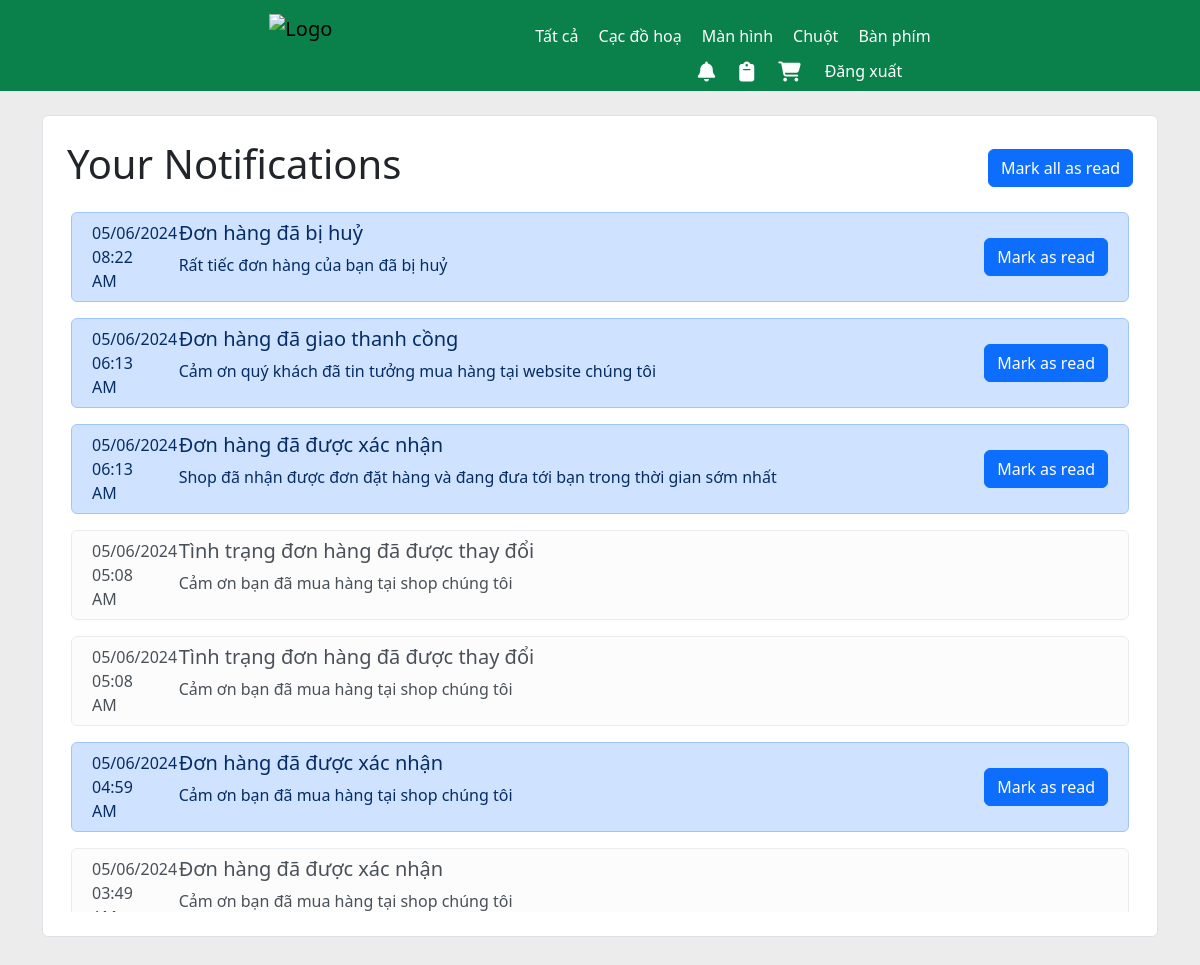
The app's page /CusPages/pages/notifications.php (signed in) with its own data.
### tables this page shows
CREATE TABLE `notifications` (
  `id` int(11) NOT NULL,
  `user_id` int(11) NOT NULL,
  `title` text NOT NULL,
  `msg` text NOT NULL,
  `read_status` tinyint(1) NOT NULL DEFAULT 0,
  `created_at` timestamp NOT NULL DEFAULT current_timestamp()
);

### CusPages/script/function.php (called while the page is built, shortened)
<?php
    include '../components/db.php';
    function getNotificationsByUserId($userId) {
        global $link;
        $sql = "SELECT * FROM notifications WHERE user_id = $userId";
        $result = mysqli_query($link, $sql);
        $notifications = [];
        while ($row = mysqli_fetch_assoc($result)) {
            $notifications[] = $row;
        }
        $notifications = array_reverse($notifications);
        return $notifications;
    }
?>

### CusPages/pages/notifications.php (the view, shortened to what this page needs)
<?php
    require_once '../script/function.php';
    $notifications = getNotificationsByUserId($_SESSION['userid']);
?>
<!DOCTYPE html>
<html>
<head>
    <link rel="stylesheet" href="../style/bootstrap.min.css">
    <link rel="stylesheet" href="https://cdnjs.cloudflare.com/ajax/libs/font-awesome/6.5.2/css/all.min.css">
</head>
<body style="background-color: #ececec;">
    <?php include "../components/header.php" ?>
    <div class="container">
        <div class="mt-4 bg-white rounded p-4 border border-gray">
            <div class="d-flex justify-content-between align-items-center mb-3">
                <h1>Your Notifications</h1>
                <a href="../components/mark_all_read.php" class="btn btn-primary">Mark all as read</a>
            </div>
            <div style="max-height: 700px; overflow-y: auto;" class="px-3">
                <?php
                    foreach ($notifications as $notification) {
                        ?>
                            <div class="<?php echo $notification['read_status'] == 0 ? 'alert alert-primary' : 'alert alert-light'; ?> p-2 mb-3 row align-items-center">
                                <div class="col-1">
                                    <?php echo (new DateTime($notification['created_at']))->format('m/d/Y h:i A'); ?>
                                </div>
                                <div class="col-9">
                                    <h5><?php echo $notification['title']; ?></h5>
                                    <p><?php echo $notification['msg']; ?></p>
                                </div>
                                <div class="col-2 text-end">
                                    <?php if ($notification['read_status'] == 0): ?>
                                        <a href="../components/mark_read.php?id=<?php echo $notification['id']; ?>" class="btn btn-primary">Mark as read</a>
                                    <?php endif; ?>
                                </div>
                            </div>
                        <?php
                    }
                ?>
            </div>
        </div>
    </div>
</body>
</html>

### records on screen
notifications: created_at "05/06/2024 08:22 AM", title "Đơn hàng đã bị huỷ", msg "Rất tiếc đơn hàng của bạn đã bị huỷ"
notifications: created_at "05/06/2024 06:13 AM", title "Đơn hàng đã giao thanh cồng", msg "Cảm ơn quý khách đã tin tưởng mua hàng tại website chúng tôi"
notifications: created_at "05/06/2024 06:13 AM", title "Đơn hàng đã được xác nhận", msg "Shop đã nhận được đơn đặt hàng và đang đưa tới bạn trong thời gian sớm nhất"
notifications: created_at "05/06/2024 05:08 AM", title "Tình trạng đơn hàng đã được thay đổi", msg "Cảm ơn bạn đã mua hàng tại shop chúng tôi"
notifications: created_at "05/06/2024 05:08 AM", title "Tình trạng đơn hàng đã được thay đổi", msg "Cảm ơn bạn đã mua hàng tại shop chúng tôi"
notifications: created_at "05/06/2024 04:59 AM", title "Đơn hàng đã được xác nhận", msg "Cảm ơn bạn đã mua hàng tại shop chúng tôi"
notifications: created_at "05/06/2024 03:49…", title "Đơn hàng đã được xác nhận", msg "Cảm ơn bạn đã mua hàng tại shop chúng tôi"
